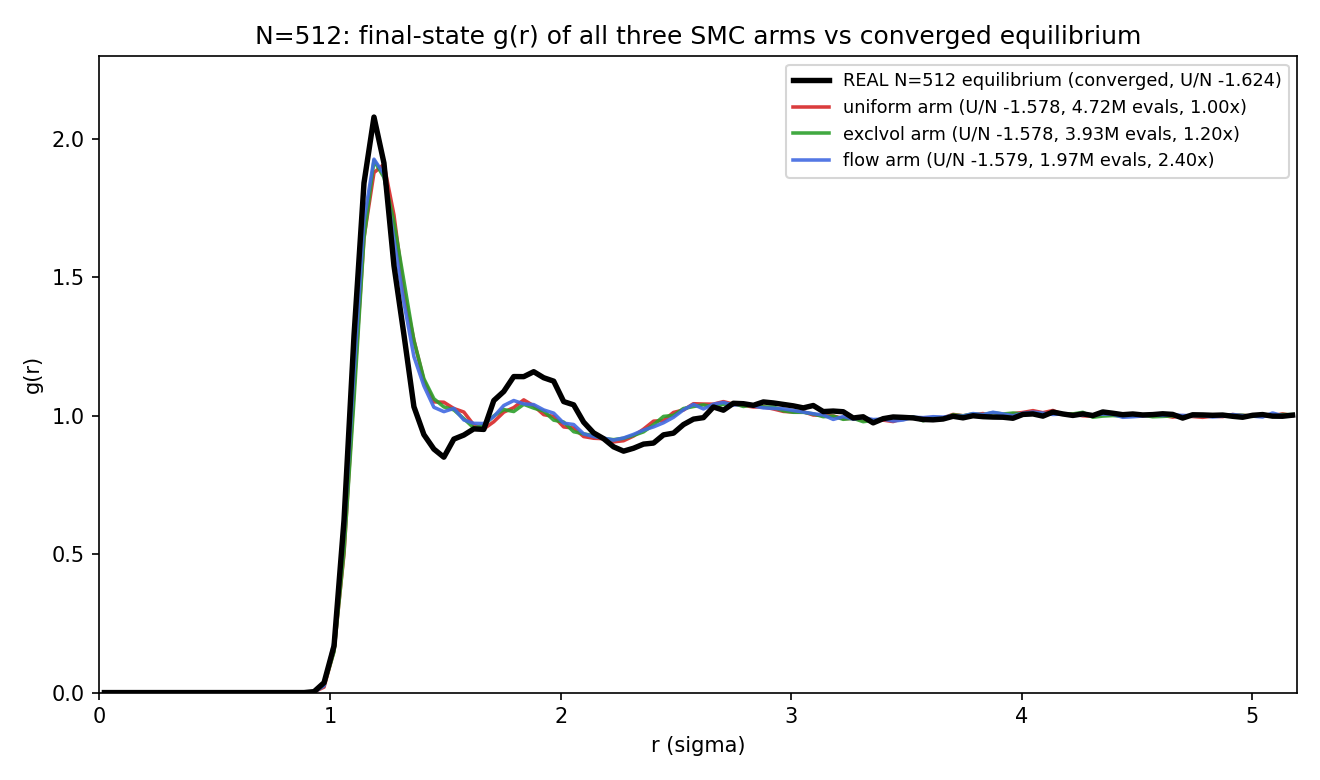

Here is the Python script that generated this plot:
"""Final-state g(r) of all three amortization arms {uniform, exclvol, flow} at N=512, overlaid on the
fully-converged real equilibrium. Question: do the arms reach the SAME distribution (amortization = pure
head-start, identical endpoint) or different endpoints? All three ran the identical final ladder rungs;
they differ only in where they ENTERED (uniform rung 0, exclvol rung 2, flow rung 7) and thus total evals."""
import sys, torch, matplotlib
matplotlib.use("Agg")
import matplotlib.pyplot as plt
sys.path.insert(0, "/mnt/ssd/GridTransformer")
from liquid_coupling_flow.mw.mw_reference import g_r
from liquid_coupling_flow.mw.mw_energy import RHO_STAR

d = torch.load("liquid_coupling_flow/mw/artifacts/mw_ersi_transfer_N512.pt", map_location="cpu", weights_only=False)
N, L = d["N"], d["L"]


def shells(r, gr):
    i1, i2 = int(1.19 / (L / 2) * len(r)), int(1.85 / (L / 2) * len(r))
    return float(gr[i1]), float(gr[i2])


arms = {
    "uniform": ("tab:red", d["arms"]["uniform"]),
    "exclvol": ("tab:green", d["arms"]["exclvol"]),
    "flow": ("royalblue", d["arms"]["flow"]),
}
r_eq, g_eq = d["eq"]["r"], d["eq"]["gr"]
e1, e2 = shells(r_eq, g_eq)

fig, ax = plt.subplots(figsize=(8.8, 5.2))
ax.plot(r_eq, g_eq, "k", lw=2.6, label=f"REAL N=512 equilibrium (converged, U/N {d['eq']['U_per_N']:.3f})", zorder=5)
print(f"{'arm':9s} {'evals':>12s} {'final U/N':>10s} {'shell1':>7s} {'shell2':>7s}  amort")
eu = d["arms"]["uniform"]["evals"]
for name, (col, a) in arms.items():
    r, gr = g_r(a["X_final"], L)
    s1, s2 = shells(r, gr)
    lbl = f"{name} arm (U/N {a['hist'][-1][1]:.3f}, {a['evals']/1e6:.2f}M evals, {eu/a['evals']:.2f}x)"
    ax.plot(r, gr, col, lw=1.7, alpha=0.9, label=lbl)
    print(f"{name:9s} {a['evals']:>12,} {a['hist'][-1][1]:>+10.4f} {s1:>7.2f} {s2:>7.2f}  {eu/a['evals']:.2f}x")
print(f"{'real-eq':9s} {'':>12s} {d['eq']['U_per_N']:>+10.4f} {e1:>7.2f} {e2:>7.2f}")

ax.set(xlabel="r (sigma)", ylabel="g(r)", xlim=(0, L / 2), ylim=(0, 2.3),
       title="N=512: final-state g(r) of all three SMC arms vs converged equilibrium")
ax.legend(fontsize=8.5, loc="upper right")
fig.tight_layout()
out = "reports/logs-2026-07-11/mw_ersi_512_arms_gr.png"
fig.savefig(out, dpi=150)
print("PLOT:", out)
